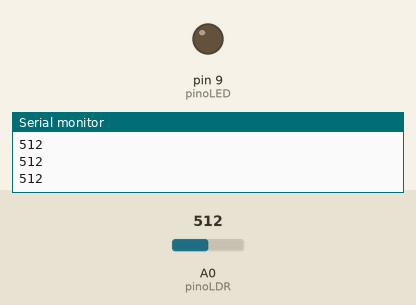
Simulated run of this sketch. Board: Arduino Uno, built with avr-gcc and run on an emulated ATmega328P. On the bench: output pins drawn as LEDs (lit = HIGH), the last lines printed to the serial monitor. The inputs (shaded band) are chosen by the test bench; at power-on: A0 (pinoLDR) = 512.

Above: at 1.2 s.
1.3 s: A0 (pinoLDR) set to 488
At 1.8 s:
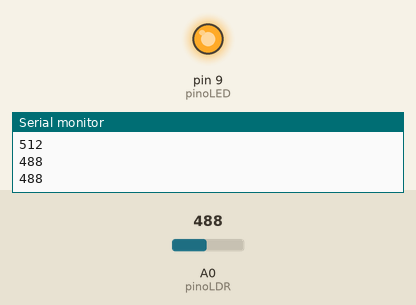
2.9 s: A0 (pinoLDR) set to 510
At 4.2 s:
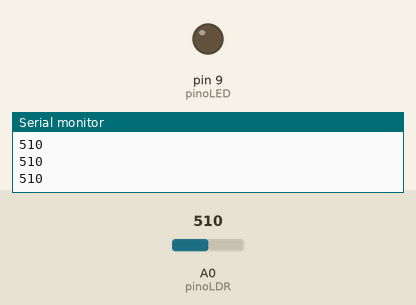
4.5 s: A0 (pinoLDR) set to 490
At 5.6 s:
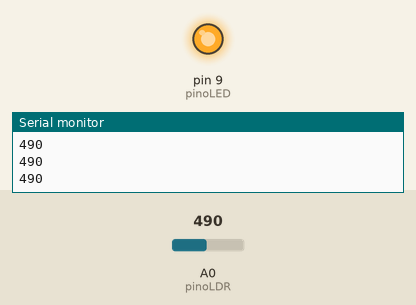
Timing chart, 0 to 7.5 s (numbered marks = the images above; inputs shaded):
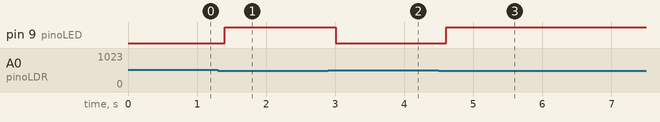

Measured:
- the behaviour switches between 500 and 499 on A0 (pinoLDR) (found by bisection; images 0 and 1)
- after the input at 1.3 s, pin 9 (pinoLED): LOW → HIGH after 0.10 s
- after the input at 2.9 s, pin 9 (pinoLED): HIGH → LOW after 0.10 s
- after the input at 4.5 s, pin 9 (pinoLED): LOW → HIGH after 0.11 s

The sketch:

trabalho_de_ardu_no_21.ino
```cpp
int pinoLDR = A0;   // Pino Analógico onde o LDR(photoresistor) está ligado
int pinoLED = 9;    // Pino onde está o LED
int limite = 500;   // Limitador para descobrir quando está claro/escuro

void setup() {
  pinMode(pinoLED, OUTPUT);
  Serial.begin(9600);  // Para monitorar os valores do LDR no Serial Monitor
}

void loop() {
  int valorLuz = analogRead(pinoLDR); // Lê o valor do LDR (0 a 1023)

  Serial.println(valorLuz); // Mostra no Serial Monitor

  if (valorLuz < limite) {
    // Se a leitura for menor que o limite = ambiente escuro
    digitalWrite(pinoLED, HIGH);  // Acende LED
  } else {
    // Se a leitura for maior ou igual = ambiente claro
    digitalWrite(pinoLED, LOW);   // Apaga LED
  }

  delay(200); // Pequeno atraso para estabilidade
}
```
